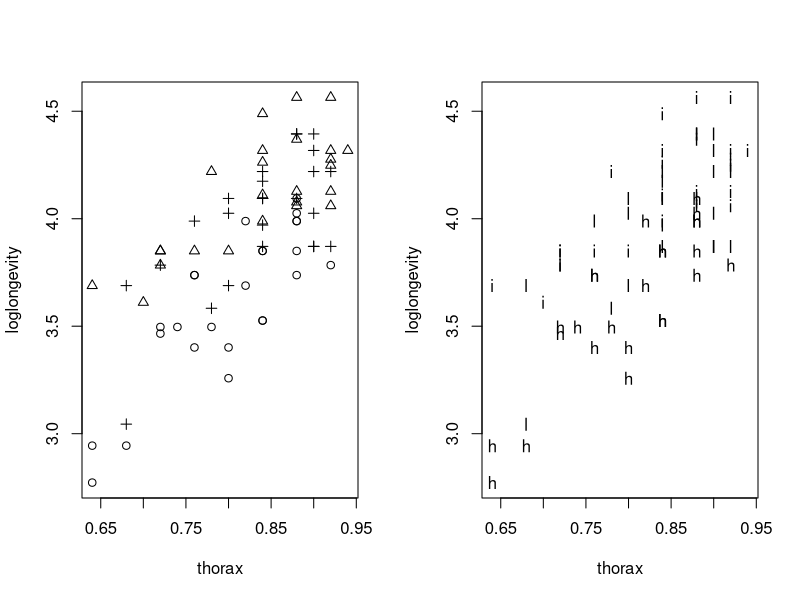
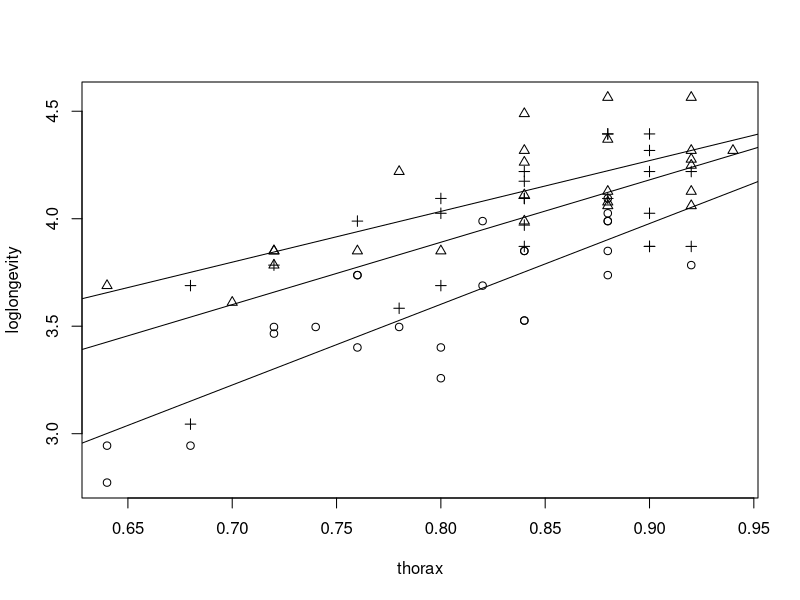
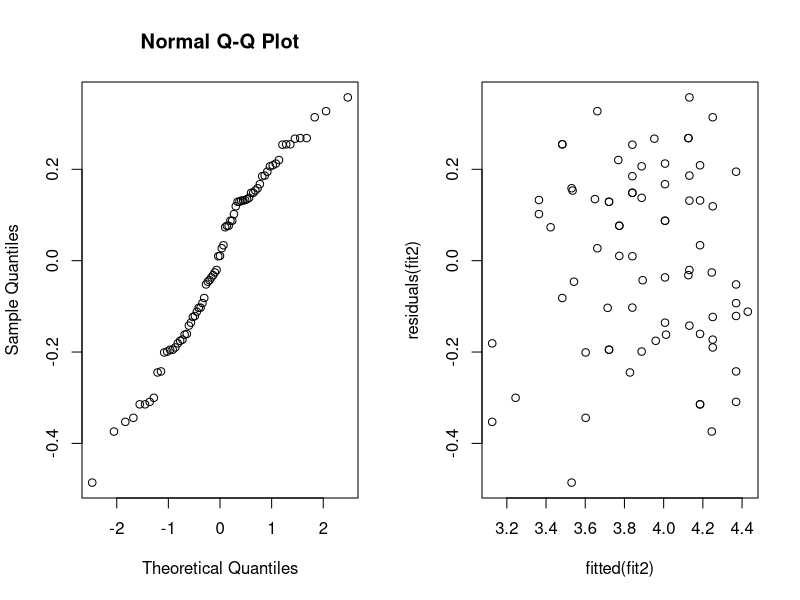
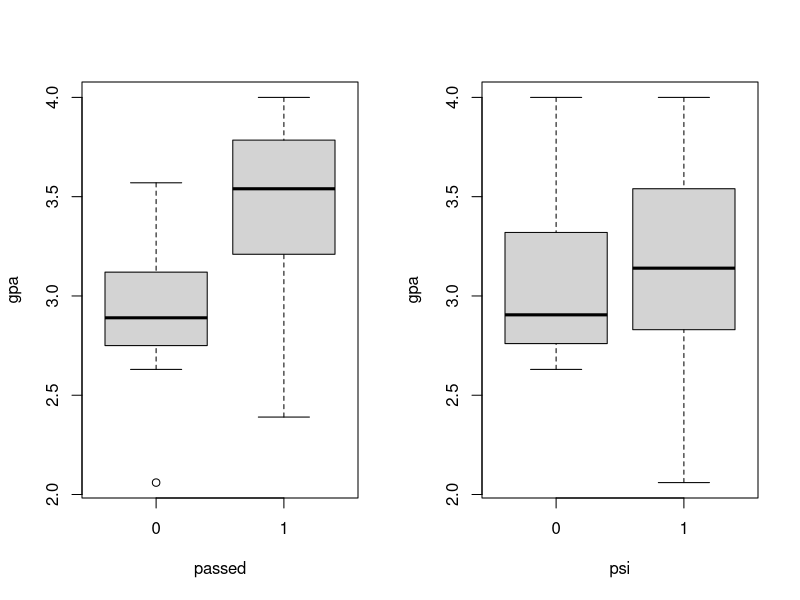
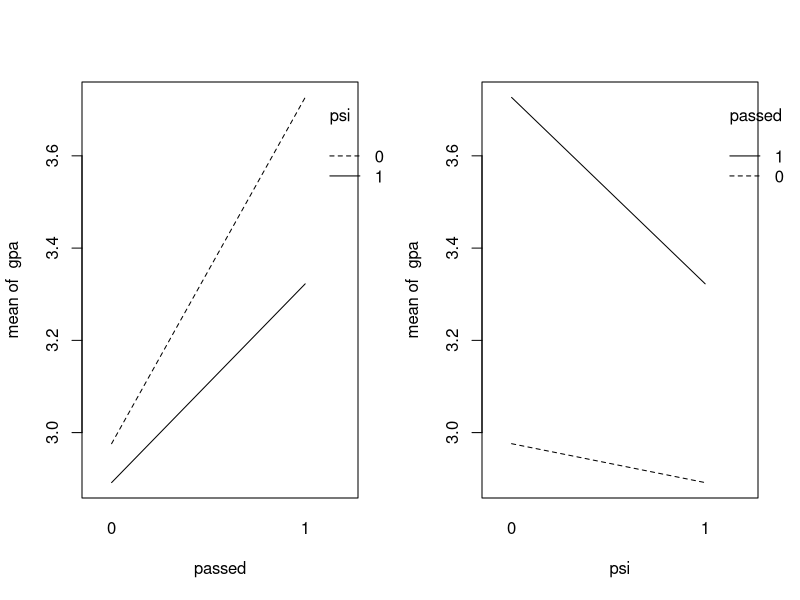
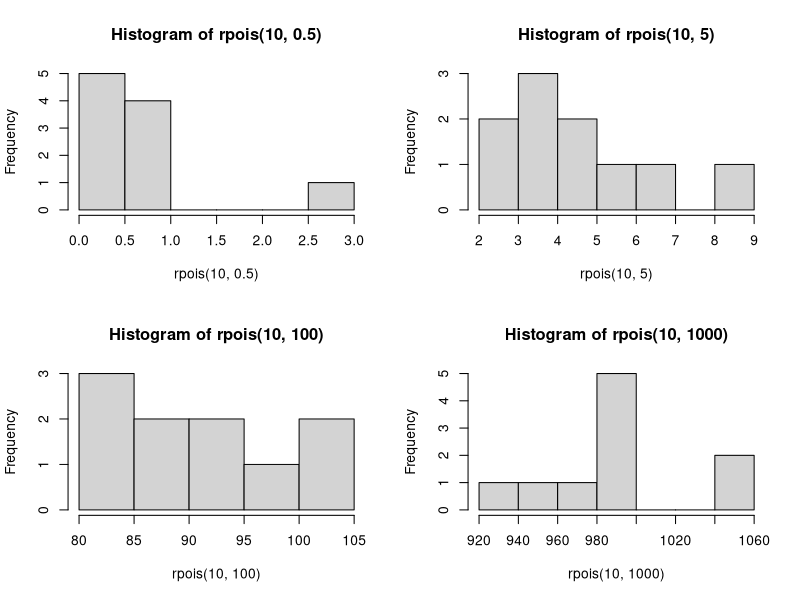
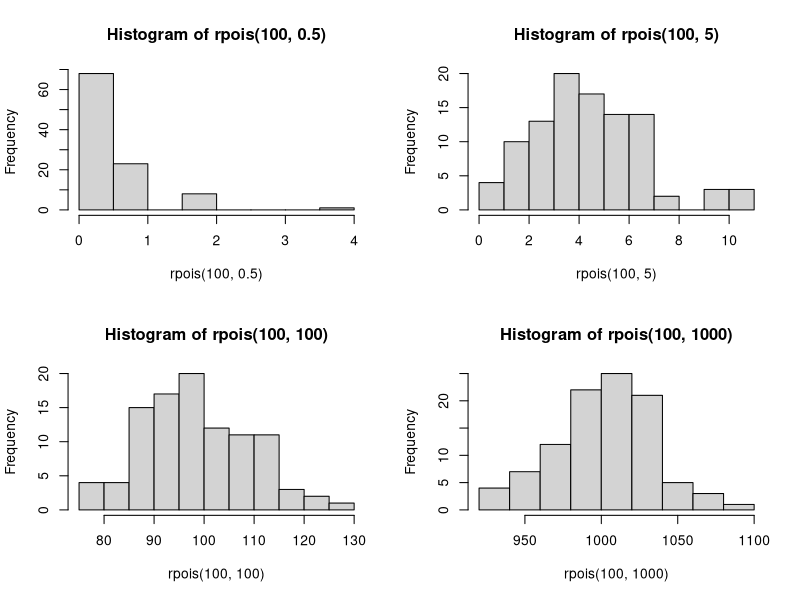
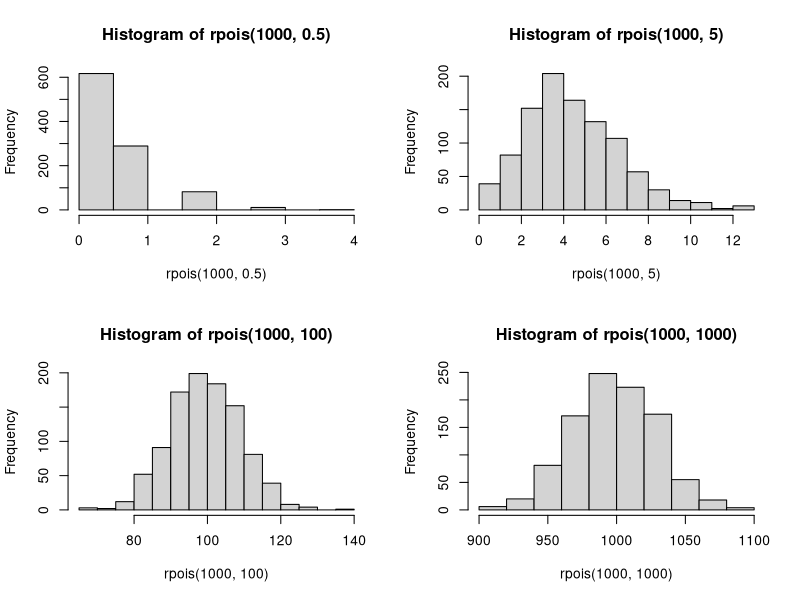

Generate these figures, in order, with R:
## ---- chunk 1
fruitflies = read.table('fruitflies.txt',header = TRUE)
thorax=as.numeric(fruitflies$thorax)
longevity=as.numeric(fruitflies$longevity)
activity=as.factor(fruitflies$activity)
## ---- chunk 2
fruitflies$loglongevity <- log(as.numeric(fruitflies$longevity))
loglongevity=as.numeric(fruitflies$loglongevity)
## ---- chunk 3
par(mfrow=c(1,2))
plot(loglongevity~thorax,pch=unclass(activity))
plot(loglongevity~thorax,pch=as.character(activity))
## ---- chunk 4
fit1 = lm(loglongevity~activity-1,data=fruitflies)
summary(fit1)
anova(fit1)
fit1
## ---- chunk 5
fit2= lm(loglongevity~activity-1+thorax,data=fruitflies)
summary(fit2)
## ---- chunk 6
mean(thorax)
min(thorax)
## ---- chunk 7
par(mfrow=c(1,1))
plot(loglongevity~thorax,pch=unclass(activity))
abline(lm(loglongevity~thorax,data=fruitflies[fruitflies$activity=='isolated',]))
abline(lm(loglongevity~thorax,data=fruitflies[fruitflies$activity=='low',]))
abline(lm(loglongevity~thorax,data=fruitflies[fruitflies$activity=='high',]))
## ---- chunk 8
par(mfrow=c(1,2))
qqnorm(residuals(fit2))
plot(fitted(fit2),residuals(fit2))
## ---- chunk 9
lmtest::bptest(fit2)
## ---- chunk 10
fit3= lm(longevity~activity-1+thorax,data=fruitflies)
summary(fit3)
anova(fit3)
## ---- chunk 11
lmtest::bptest(fit3)
## ---- chunk 12
psi_table = read.table('psi.txt',header = TRUE)
passed = as.numeric(psi_table$passed)
gpa = as.numeric(psi_table$gpa)
psi = as.numeric(psi_table$psi)
## ---- chunk 13
par(mfrow=c(1,2))
boxplot(gpa~passed)
boxplot(gpa~psi)
## ---- chunk 14
par(mfrow=c(1,2))
interaction.plot(passed,psi,gpa)
interaction.plot(psi,passed,gpa)
## ---- chunk 15
psi_table$gpa2=gpa^2
psiglm=glm(passed~gpa+gpa2+psi,data=psi_table,family=binomial)
summary(psiglm)

psiglm2=glm(passed~gpa+psi,data=psi_table,family=binomial)
summary(psiglm2)
## ---- chunk 16
psiglm=glm(passed~gpa+psi,data=psi_table,family=binomial)
gpa3passed=data.frame(psi=as.numeric(1),gpa=3)
predict.glm(psiglm,gpa3passed,type="response")
## ---- chunk 17
gpa3fail=data.frame(psi=as.numeric(0),gpa=3)
predict.glm(psiglm,gpa3fail,type="response")
## ---- chunk 18
psiglm=glm(passed~psi,data=psi_table,family=binomial)

gpa3passed=data.frame(psi=as.numeric(1))
pass = predict.glm(psiglm,gpa3passed,type="response")
pass
gpa3fail=data.frame(psi=as.numeric(0))
fail = predict.glm(psiglm,gpa3fail,type="response")
fail
## ---- chunk 19
x=matrix(c(3,15,8,6),2,2) 
x
fisher.test(x)
## ---- chunk 20
africa = read.table('africa.txt',header = TRUE)
## ---- chunk 21
par(mfrow=c(2,2))
hist(rpois(10,0.5))
hist(rpois(10,5))
hist(rpois(10,100))
hist(rpois(10,1000))
par(mfrow=c(2,2))
hist(rpois(100,0.5))
hist(rpois(100,5))
hist(rpois(100,100))
hist(rpois(100,1000))
par(mfrow=c(2,2))
hist(rpois(1000,0.5))
hist(rpois(1000,5))
hist(rpois(1000,100))
hist(rpois(1000,1000))
par(mfrow=c(2,2))
hist(rpois(10000,0.5))
hist(rpois(10000,5))
hist(rpois(10000,100))
hist(rpois(10000,1000))
## ---- chunk 22
attach(africa)
miltcoup=as.numeric(africa$miltcoup)
oligarchy=as.numeric(africa$oligarchy)
pollib=as.numeric(africa$pollib)
parties=as.numeric(africa$parties)
pctvote=as.numeric(africa$pctvote)
popn=as.numeric(africa$popn)
size=as.numeric(africa$size)
numelec=as.numeric(africa$numelec)
numregim=as.numeric(africa$numregim)

africa_fullmodel=glm(miltcoup~oligarchy+pollib+parties+pctvote+popn+size+numelec+numregim,family=poisson,data=africa)
summary(africa_fullmodel)

confint(africa_fullmodel)
coef(africa_fullmodel)
## ---- chunk 23
africa_model=glm(miltcoup~oligarchy+pollib+parties+pctvote+popn+size+numregim,family=poisson,data=africa)
summary(africa_model)
## ---- chunk 24
africa_model=glm(miltcoup~oligarchy+pollib+parties+pctvote+popn+size,family=poisson,data=africa)
summary(africa_model)
## ---- chunk 25
africa_model=glm(miltcoup~oligarchy+pollib+parties+pctvote+popn,family=poisson,data=africa)
summary(africa_model)
## ---- chunk 26
africa_model=glm(miltcoup~oligarchy+pollib+parties+pctvote,family=poisson,data=africa)
summary(africa_model)
## ---- chunk 27
africa_model=glm(miltcoup~oligarchy+pollib+parties,family=poisson,data=africa)
summary(africa_model)
## ---- chunk 28
par(mfrow=c(1,2))
plot(fitted(africa_model),residuals(africa_model))
plot(log(fitted(africa_model)),residuals(africa_model))
par(mfrow=c(1,2))
plot(log(fitted(africa_model)),residuals(africa_model,type="response"))

par(mfrow=c(1,2))
plot(fitted(africa_fullmodel),residuals(africa_fullmodel))
plot(log(fitted(africa_fullmodel)),residuals(africa_fullmodel))
par(mfrow=c(1,2))
plot(log(fitted(africa_fullmodel)),residuals(africa_fullmodel,type="response"))
